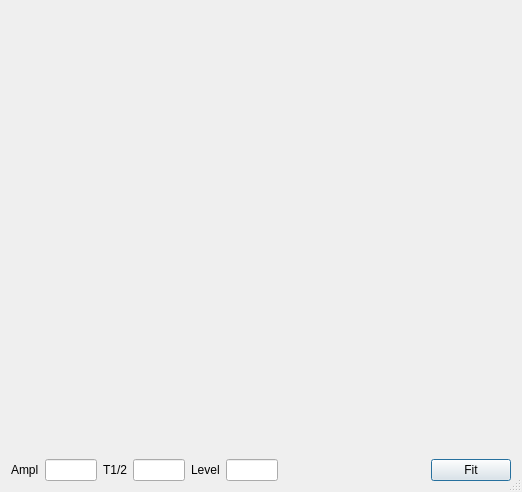
<?xml version="1.0" encoding="UTF-8"?>
<ui version="4.0">
 <class>Dialog</class>
 <widget class="QDialog" name="Dialog">
  <property name="geometry">
   <rect>
    <x>0</x>
    <y>0</y>
    <width>522</width>
    <height>492</height>
   </rect>
  </property>
  <property name="windowTitle">
   <string>Dialog</string>
  </property>
  <property name="sizeGripEnabled">
   <bool>true</bool>
  </property>
  <property name="modal">
   <bool>true</bool>
  </property>
  <layout class="QVBoxLayout" name="verticalLayout">
   <item>
    <widget class="MplWidget" name="mpl_widget" native="true">
     <property name="enabled">
      <bool>true</bool>
     </property>
     <property name="sizePolicy">
      <sizepolicy hsizetype="Preferred" vsizetype="Expanding">
       <horstretch>0</horstretch>
       <verstretch>0</verstretch>
      </sizepolicy>
     </property>
    </widget>
   </item>
   <item>
    <layout class="QHBoxLayout" name="horizontalLayout">
     <item>
      <widget class="QLabel" name="label_2">
       <property name="text">
        <string>Ampl</string>
       </property>
      </widget>
     </item>
     <item>
      <widget class="QLineEdit" name="amplitudeLineEdit">
       <property name="enabled">
        <bool>true</bool>
       </property>
       <property name="sizePolicy">
        <sizepolicy hsizetype="Maximum" vsizetype="Fixed">
         <horstretch>0</horstretch>
         <verstretch>0</verstretch>
        </sizepolicy>
       </property>
       <property name="maximumSize">
        <size>
         <width>52</width>
         <height>16777215</height>
        </size>
       </property>
       <property name="readOnly">
        <bool>true</bool>
       </property>
      </widget>
     </item>
     <item>
      <widget class="QLabel" name="labelhalftimeLineEdit">
       <property name="text">
        <string>T1/2</string>
       </property>
      </widget>
     </item>
     <item>
      <widget class="QLineEdit" name="halftimeLineEdit">
       <property name="enabled">
        <bool>true</bool>
       </property>
       <property name="sizePolicy">
        <sizepolicy hsizetype="Maximum" vsizetype="Fixed">
         <horstretch>0</horstretch>
         <verstretch>0</verstretch>
        </sizepolicy>
       </property>
       <property name="maximumSize">
        <size>
         <width>52</width>
         <height>16777215</height>
        </size>
       </property>
       <property name="readOnly">
        <bool>true</bool>
       </property>
      </widget>
     </item>
     <item>
      <widget class="QLabel" name="label_3">
       <property name="text">
        <string>Level</string>
       </property>
      </widget>
     </item>
     <item>
      <widget class="QLineEdit" name="levelLineEdit">
       <property name="enabled">
        <bool>true</bool>
       </property>
       <property name="sizePolicy">
        <sizepolicy hsizetype="Maximum" vsizetype="Fixed">
         <horstretch>0</horstretch>
         <verstretch>0</verstretch>
        </sizepolicy>
       </property>
       <property name="maximumSize">
        <size>
         <width>52</width>
         <height>16777215</height>
        </size>
       </property>
       <property name="readOnly">
        <bool>true</bool>
       </property>
      </widget>
     </item>
     <item>
      <spacer name="horizontalSpacer_3">
       <property name="orientation">
        <enum>Qt::Horizontal</enum>
       </property>
       <property name="sizeHint" stdset="0">
        <size>
         <width>40</width>
         <height>20</height>
        </size>
       </property>
      </spacer>
     </item>
     <item>
      <widget class="QPushButton" name="fitPushButton">
       <property name="text">
        <string>Fit</string>
       </property>
      </widget>
     </item>
    </layout>
   </item>
  </layout>
 </widget>
 <customwidgets>
  <customwidget>
   <class>MplWidget</class>
   <extends>QWidget</extends>
   <header>GUI.Tools.mplwidget.h</header>
   <container>1</container>
  </customwidget>
 </customwidgets>
 <resources/>
 <connections/>
</ui>
